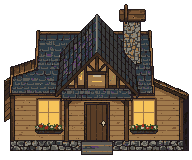
#> input picture art/style_tests/ART-003/w3b/house/gen_c_s170p.png, 192 x 160 px
$ python register.py
#> lines starting #> are read from the running program, lines starting #| are printed output that depends on the picture
# ART-003 W-3 Batch B (non-production): hand registration of the chosen Restored-house candidate.
# gen_c_s170p.png (PixelLab pixflux img2img of init.png, strength 170, concept palette, seed 701) -> house_w3b.png.
# Every change is listed here and counted; nothing is resampled.
#   python register.py   ->  house_w3b.png, house_w3b_diff.png (changed pixels in magenta), and the counts
from PIL import Image

src = Image.open('gen_c_s170p.png').convert('RGBA')
#> src is the input picture: PIL image 192x160 RGBA; mean R, G, B, A 68.2, 55.5, 42.7, 165.1
W, H = src.size
#> W = 192; H = 160
# 1. Up one pixel, so the stone footing (the wall line) ends at y 149 as the locked sprite needs (it ended at 150).
img = Image.new('RGBA', (W, H), (0, 0, 0, 0))
#> img: PIL image 192x160 RGBA; every value is 0
img.paste(src.crop((0, 1, W, H)), (0, 0))
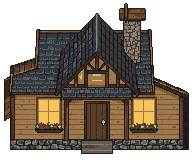
#> img: PIL image 192x160 RGBA; mean R, G, B, A 68, 55.4, 42.6, 165.1; transparent parts drawn white
px = img.load()
opaque = [px[x, y] for y in range(H) for x in range(W) if px[x, y][3] > 200]
#> opaque = 19890 items, first 6: (26, 20, 16, 255), (26, 20, 16, 255), (36, 28, 34, 255), (122, 84, 52, 255), (122, 84, 52, 255), (26, 20, 16, 255)
OUT = min(opaque, key=lambda c: c[0] + c[1] + c[2])          # the sprite's own outline colour
#> OUT = (26, 20, 16, 255)
CLEAR = (0, 0, 0, 0)

# 2. The chimney: a wooden board sat on top of it (y 3..20 after the shift). Clear it, carry the stone up from the
#    chimney's own rows, and close it with a stone cap one pixel wider each side and a dark flue.
for y in range(0, 21):
    for x in range(116, 150):
        px[x, y] = CLEAR
cx0, cx1 = 124, 141                                         # the stone stack's columns, outline included
for y in range(9, 21):
    for x in range(cx0, cx1 + 1):
        px[x, y] = px[x, y + 14]                           # the stone pattern from 14 rows lower
for y in range(9, 21):
    px[cx0, y] = OUT
    px[cx1, y] = OUT
cap = [px[x, 30] for x in range(cx0 + 1, cx1)]
#> cap = 16 items, first 6: (138, 134, 122, 255), (58, 58, 58, 255), (138, 134, 122, 255), (138, 134, 122, 255), (138, 134, 122, 255), (138, 134, 122, 255)
for x in range(cx0 - 1, cx1 + 2):
    px[x, 6] = OUT
    px[x, 9] = OUT
for y in (7, 8):
    px[cx0 - 1, y] = OUT
    px[cx1 + 1, y] = OUT
    for k, x in enumerate(range(cx0, cx1 + 1)):
        c = cap[min(k, len(cap) - 1)]
        px[x, y] = (min(c[0] + 18, 255), min(c[1] + 18, 255), min(c[2] + 16, 255), 255) if y == 7 else c
for x in range(cx0 + 4, cx1 - 3):                           # the flue opening on the cap's top face
    px[x, 7] = (34, 28, 26, 255)

# 3. The gable: the generator left a blank board where the concept has a lit window. Paint one, in the colours of
#    the sprite's own front windows: frame, warm glass, a mullion and a transom, and a sill.
def sample(x, y):
    return px[x, y]
GLASS = sample(44, 105)
#> GLASS = (246, 196, 90, 255)
GLASS_D = sample(48, 112)
#> GLASS_D = (160, 122, 76, 255)
FRAME = sample(38, 112)
#> FRAME = (160, 122, 76, 255)
for y in range(72, 83):
    for x in range(88, 106):
        edge = x in (88, 105) or y in (72, 82)
        px[x, y] = FRAME if edge else GLASS
for y in range(73, 82):
    px[96, y] = FRAME
    px[97, y] = FRAME
for x in range(89, 105):
    px[x, 77] = FRAME
for x in range(89, 105):
    px[x, 81] = GLASS_D                                     # a darker last row of glass, as on the front windows
for x in range(87, 107):
    px[x, 83] = OUT

# 4. The left edge: a loose vertical board hung off the left wing (x 4..9). Remove it and close the wing's edge.
for y in range(70, H):
    for x in range(0, 10):
        px[x, y] = CLEAR
for y in range(70, 150):
    if px[10, y][3] > 0:
        px[10, y] = OUT

# 5. The steps: three stone treads from the porch (y 150) to the sprite's bottom edge, under the door, using the
#    generated step's own colours; the bottom tread is the widest.
step = [px[x, 151] for x in range(81, 113)]
#> step = 32 items, first 6: (42, 31, 24, 255), (94, 92, 86, 255), (94, 92, 86, 255), (94, 92, 86, 255), (94, 92, 86, 255), (94, 92, 86, 255)
lite = [px[x, 150] for x in range(81, 113)]
#> lite = 32 items, first 6: (36, 28, 34, 255), (94, 92, 86, 255), (160, 122, 76, 255), (160, 122, 76, 255), (160, 122, 76, 255), (94, 92, 86, 255)
for y in range(150, H):
    for x in range(70, 124):
        px[x, y] = CLEAR
for i, (y0, x0, x1) in enumerate(((150, 82, 111), (153, 80, 113), (156, 78, 115))):
    for y in range(y0, y0 + 3 + (1 if i == 2 else 0)):
        for x in range(x0, x1 + 1):
            k = (x - 81) % len(step)
            if x in (x0, x1) or y == y0 + 2 + (1 if i == 2 else 0):
                px[x, y] = OUT
            else:
                px[x, y] = lite[k] if y == y0 else step[k]

img.save('house_w3b.png')
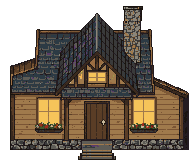
#> saved as house_w3b.png: PIL image 192x160 RGBA; mean R, G, B, A 67, 54.9, 42.1, 164.1; transparent parts drawn white
# The changed-pixel count against the generated candidate (shifted up a pixel, as step 1 is a move, not a redraw).
ref = Image.new('RGBA', (W, H), (0, 0, 0, 0))
ref.paste(src.crop((0, 1, W, H)), (0, 0))
rp = ref.load()
diff = Image.new('RGBA', (W, H), (0, 0, 0, 0))
dp = diff.load()
n = 0
total = sum(1 for y in range(H) for x in range(W) if px[x, y][3] > 0 or rp[x, y][3] > 0)
#> total = 20144
for y in range(H):
    for x in range(W):
        if px[x, y] != rp[x, y]:
            n += 1
            dp[x, y] = (255, 0, 255, 255)
        elif px[x, y][3] > 0:
            g = sum(px[x, y][:3]) // 3
            dp[x, y] = (g, g, g, 255)
#> after the loop, n = 2229
diff.save('house_w3b_diff.png')
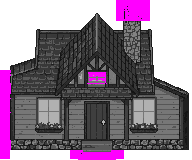
#> saved as house_w3b_diff.png: PIL image 192x160 RGBA; mean R, G, B, A 64.7, 46.2, 64.7, 176.6; transparent parts drawn white
print('house_w3b.png: %d of %d sprite pixels changed by hand (%.1f%%) after the 1 px shift' % (n, total, 100.0 * n / total))
#| house_w3b.png: 2229 of 20144 sprite pixels changed by hand (11.1%) after the 1 px shift
